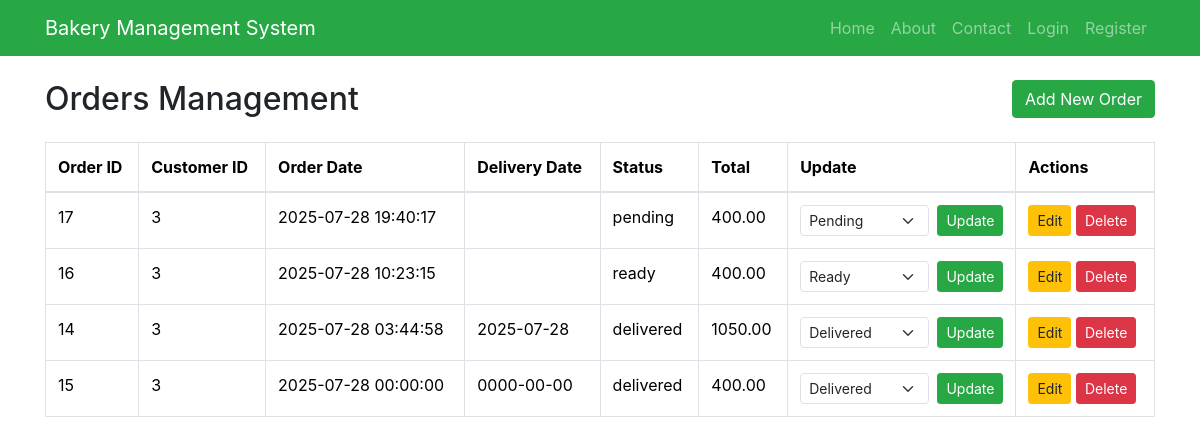
Screenshot of /dashboard/orders/index.php with the database file from the repository.
### tables this page shows
CREATE TABLE `orders` (
  `order_id` int(11) NOT NULL,
  `customer_id` int(11) DEFAULT NULL,
  `order_date` datetime DEFAULT current_timestamp(),
  `delivery_date` date DEFAULT NULL,
  `status` enum('pending','processing','ready','delivered','cancelled') DEFAULT 'pending',
  `total_amount` decimal(10,2) DEFAULT NULL,
  `notes` text DEFAULT NULL
);

### dashboard/orders/index.php (the view, shortened to what this page needs)
<?php
$baseURL = '/bakery';
$projectRoot = $_SERVER['DOCUMENT_ROOT'] . $baseURL;
require_once $projectRoot . '/header.php';
$result = $conn->query("SELECT * FROM orders ORDER BY order_date DESC");
?>
<div class="container mt-4">
   <div class="d-flex justify-content-between align-items-center mb-4">
        <h2 class="mb-0">Orders Management</h2>
        <a href="add.php" class="btn btn-success">
            <i class="bi bi-plus-circle"></i> Add New Order
        </a>
    </div> <table class="table table-bordered">
        <thead>
            <tr>
                <th>Order ID</th>
                <th>Customer ID</th>
                <th>Order Date</th>
                <th>Delivery Date</th>
                <th>Status</th>
                <th>Total</th>
                 <th>Update</th>
                <th>Actions</th>
            </tr>
        </thead>
        <tbody>
        <?php while ($row = $result->fetch_assoc()): ?>
            <tr>
                <td><?= $row['order_id'] ?></td>
                <td><?= $row['customer_id'] ?></td>
                <td><?= $row['order_date'] ?></td>
                <td><?= $row['delivery_date'] ?></td>
                <td><?= $row['status'] ?></td>
                <td><?= $row['total_amount'] ?></td>
                <td>
    <form method="post" action="update_status.php" class="d-flex">
        <select name="status" class="form-select form-select-sm me-2">
            <option value="Pending" <?= $row['status'] == 'pending' ? 'selected' : '' ?>>Pending</option>
            <option value="Ready" <?= $row['status'] == 'ready' ? 'selected' : '' ?>>Ready</option>
            <option value="Delivered" <?= $row['status'] == 'delivered' ? 'selected' : '' ?>>Delivered</option>
        </select>
        <button type="submit" class="btn btn-sm btn-success">Update</button>
    </form>
</td>
                <td>
                    <a href="edit.php?id=<?= $row['order_id'] ?>" class="btn btn-sm btn-warning">Edit</a>
                    <a href="delete.php?id=<?= $row['order_id'] ?>" class="btn btn-sm btn-danger" onclick="return confirm('Are you sure?')">Delete</a>
                </td>
            </tr>
        <?php endwhile; ?>
        </tbody>
    </table>
</div>

### rows the page displays
orders: order_id "17", customer "3", order_date "2025-07-28 19:40:17", status "pending", total_amount "400.00", status "Pending"
orders: order_id "16", customer "3", order_date "2025-07-28 10:23:15", status "ready", total_amount "400.00", status "Ready"
orders: order_id "14", customer "3", order_date "2025-07-28 03:44:58", delivery_date "2025-07-28", status "delivered", total_amount "1050.00", status "Delivered"
orders: order_id "15", customer "3", order_date "2025-07-28 00:00:00", delivery_date "0000-00-00", status "delivered", total_amount "400.00", status "Delivered"
